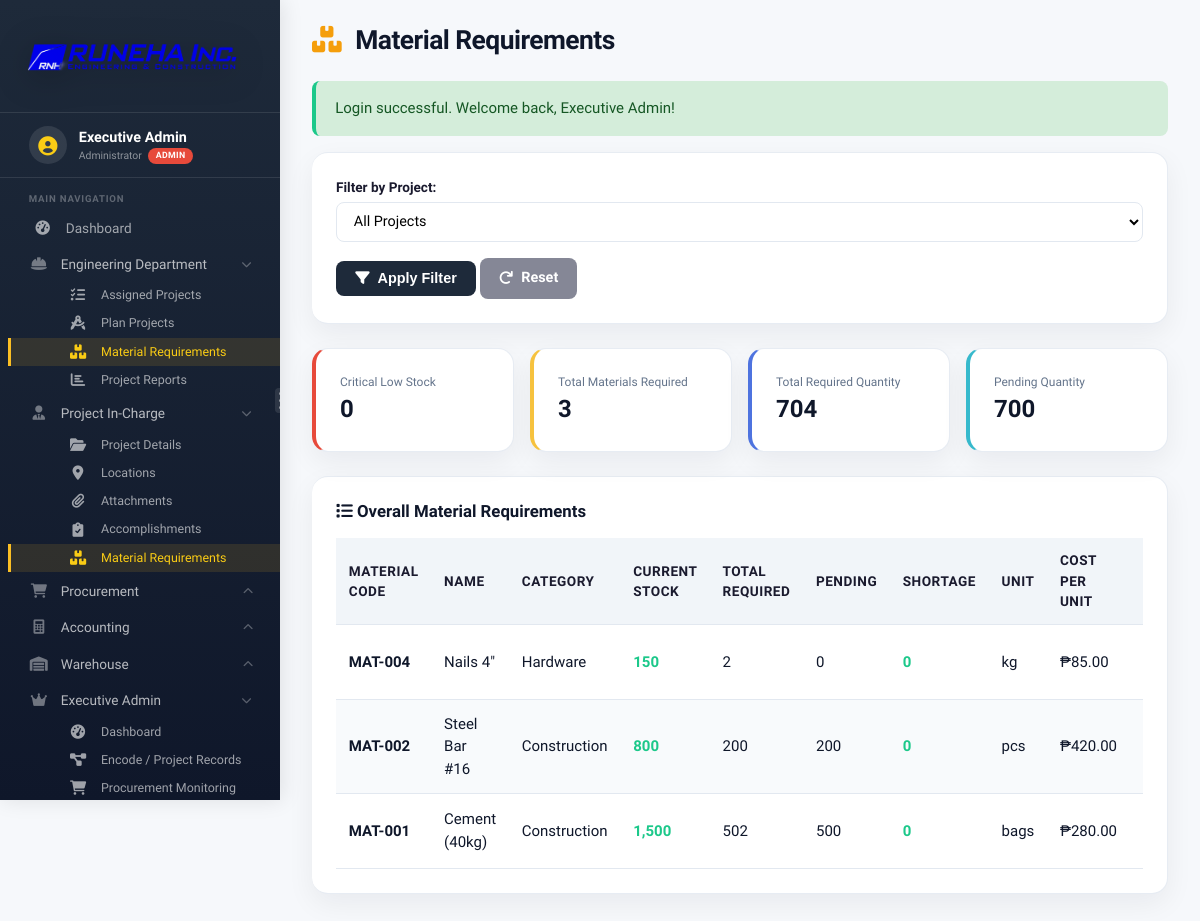
Screenshot of /modules/projects/material_requirements.php (signed in) with the database file from the repository.
### tables this page shows
CREATE TABLE IF NOT EXISTS `materials` (
  `id` BIGINT UNSIGNED NOT NULL AUTO_INCREMENT,
  `material_code` VARCHAR(50) NOT NULL,
  `name` VARCHAR(200) NOT NULL,
  `description` TEXT NULL,
  `category` VARCHAR(100) NULL,
  `unit` VARCHAR(30) NOT NULL DEFAULT 'pcs',
  `cost_per_unit` DECIMAL(15,2) NOT NULL DEFAULT 0.00,
  `min_stock` INT UNSIGNED NOT NULL DEFAULT 0,
  `max_stock` INT UNSIGNED NOT NULL DEFAULT 0,
  `current_stock` INT NOT NULL DEFAULT 0,
  `supplier` VARCHAR(200) NULL,
  `supplier_id` BIGINT UNSIGNED NULL,
  `status` ENUM('active','inactive') NOT NULL DEFAULT 'active',
  `created_by` BIGINT UNSIGNED NULL,
  `created_at` TIMESTAMP NOT NULL DEFAULT CURRENT_TIMESTAMP,
  `updated_at` TIMESTAMP NULL DEFAULT NULL ON UPDATE CURRENT_TIMESTAMP,
  PRIMARY KEY (`id`),
  UNIQUE KEY `uq_materials_code` (`material_code`),
  KEY `idx_materials_supplier` (`supplier_id`),
  KEY `idx_materials_creator` (`created_by`),
  CONSTRAINT `fk_materials_supplier` FOREIGN KEY (`supplier_id`) REFERENCES `suppliers` (`id`) ON DELETE SET NULL ON UPDATE CASCADE,
  CONSTRAINT `fk_materials_creator` FOREIGN KEY (`created_by`) REFERENCES `users` (`id`) ON DELETE SET NULL ON UPDATE CASCADE
);

### modules/projects/material_requirements.php (the view, shortened to what this page needs)
<?php
require_once '../../includes/auth.php';
$page_title = 'Material Requirements';
$material_requirements = [];
$low_stock_materials = [];
try {
    $low_stock_materials = $pdo->query("
        SELECT m.id, m.material_code, m.name, m.unit, m.current_stock, m.min_stock, m.max_stock, m.cost_per_unit,
               s.name as supplier_name, s.phone as supplier_phone, s.email as supplier_email,
               COUNT(DISTINCT pr.id) as pending_pr_count
        FROM materials m
        LEFT JOIN suppliers s ON m.supplier_id = s.id
        LEFT JOIN purchase_request_items pri ON m.id = pri.material_id
        LEFT JOIN purchase_requests pr ON pri.purchase_request_id = pr.id AND pr.status IN ('pending', 'approved', 'confirmed')
        WHERE m.status = 'active' AND m.current_stock <= m.min_stock AND m.min_stock > 0
        GROUP BY m.id, m.material_code, m.name, m.unit, m.current_stock, m.min_stock, m.max_stock, m.cost_per_unit, s.name, s.phone, s.email
        ORDER BY m.current_stock ASC
    ")->fetchAll();
    $material_requirements = $pdo->query("
        SELECT m.id, m.material_code, m.name, m.unit, m.current_stock, m.min_stock, m.max_stock, m.cost_per_unit,
               m.category,
               s.name as supplier_name,
               COUNT(DISTINCT pr.project_id) as project_count,
               COALESCE(SUM(pri.quantity), 0) as total_required,
               COALESCE(SUM(CASE WHEN pr.status IN ('pending', 'approved', 'confirmed') THEN pri.quantity ELSE 0 END), 0) as pending_quantity
        FROM materials m
        LEFT JOIN suppliers s ON m.supplier_id = s.id
        LEFT JOIN purchase_request_items pri ON m.id = pri.material_id
        LEFT JOIN purchase_requests pr ON pri.purchase_request_id = pr.id
        WHERE m.status = 'active'
        GROUP BY m.id, m.material_code, m.name, m.unit, m.current_stock, m.min_stock, m.max_stock, m.cost_per_unit, m.category, s.name
        HAVING COALESCE(SUM(pri.quantity), 0) > 0 OR m.current_stock <= m.min_stock
        ORDER BY (COALESCE(SUM(pri.quantity), 0) - m.current_stock) DESC
        LIMIT 20
    ")->fetchAll();
} catch (PDOException $e) {
    $error = userDatabaseError($e);
    $material_requirements = [];
    $project_materials = [];
    $low_stock_materials = [];
}
include '../../includes/header.php';
?>
<div class="page-header">
    <h1><i class="fas fa-boxes"></i> <?php echo $page_title; ?></h1>
</div>
<?php if (isset($_SESSION['success'])): ?>
    <div class="alert alert-success"><?php echo htmlspecialchars($_SESSION['success']); unset($_SESSION['success']); ?></div>
<?php endif; ?>
<div class="card">
    <form method="GET" class="report-filters">
        <div class="form-group">
            <label>Filter by Project:</label>
            <select name="project_id">
                <option value="">All Projects</option>
            </select>
        </div>
        <button type="submit" class="btn btn-primary"><i class="fas fa-filter"></i> Apply Filter</button>
        <a href="material_requirements.php" class="btn btn-secondary"><i class="fas fa-redo"></i> Reset</a>
    </form>
</div>
<div class="material-req-stats">
    <div class="card" style="border-left-color:#e74a3b;margin:0;">
        <div style="font-size:0.75rem;color:#64748b;">Critical Low Stock</div>
        <div style="font-size:1.5rem;font-weight:700;"><?php echo count($low_stock_materials); ?></div>
    </div>
    <div class="card" style="border-left-color:#f6c23e;margin:0;">
        <div style="font-size:0.75rem;color:#64748b;">Total Materials Required</div>
        <div style="font-size:1.5rem;font-weight:700;"><?php echo count($material_requirements); ?></div>
    </div>
    <div class="card" style="border-left-color:#4e73df;margin:0;">
        <div style="font-size:0.75rem;color:#64748b;">Total Required Quantity</div>
        <div style="font-size:1.5rem;font-weight:700;"><?php echo number_format(array_sum(array_column($material_requirements, 'total_required'))); ?></div>
    </div>
    <div class="card" style="border-left-color:#36b9cc;margin:0;">
        <div style="font-size:0.75rem;color:#64748b;">Pending Quantity</div>
        <div style="font-size:1.5rem;font-weight:700;"><?php echo number_format(array_sum(array_column($material_requirements, 'pending_quantity'))); ?></div>
    </div>
</div>
<div class="card">
    <h3 class="section-title"><i class="fas fa-list"></i> Overall Material Requirements</h3>
    <?php if (empty($material_requirements)): ?>
        <div class="empty-state">
            <i class="fas fa-boxes"></i>
            <p>No material requirements found.</p>
        </div>
    <?php else: ?>
        <div class="table-responsive">
            <table class="table">
                <thead>
                    <tr>
                        <th>Material Code</th>
                        <th>Name</th>
                        <th>Category</th>
                        <th>Current Stock</th>
                        <th>Total Required</th>
                        <th>Pending</th>
                        <th>Shortage</th>
                        <th>Unit</th>
                        <th>Cost per Unit</th>
                        <th>Supplier</th>
                    </tr>
                </thead>
                <tbody>
                    <?php foreach ($material_requirements as $material): ?>
                    <tr>
                        <td><strong><?php echo htmlspecialchars($material['material_code']); ?></strong></td>
                        <td><?php echo htmlspecialchars($material['name']); ?></td>
                        <td><?php echo htmlspecialchars($material['category'] ?? 'N/A'); ?></td>
                        <td class="<?php echo $material['current_stock'] <= 0 ? 'stock-critical' : ($material['current_stock'] <= $material['min_stock'] ? 'stock-warning' : 'stock-ok'); ?>"><?php echo number_format($material['current_stock']); ?></td>
                        <td><?php echo number_format($material['total_required']); ?></td>
                        <td><?php echo number_format($material['pending_quantity']); ?></td>
                        <td class="<?php echo ($material['total_required'] - $material['current_stock']) > 0 ? 'stock-warning' : 'stock-ok'; ?>"><?php echo number_format(max(0, $material['total_required'] - $material['current_stock'])); ?></td>
                        <td><?php echo htmlspecialchars($material['unit']); ?></td>
                        <td>₱<?php echo number_format($material['cost_per_unit'], 2); ?></td>
                        <td><?php echo htmlspecialchars($material['supplier_name'] ?? 'N/A'); ?></td>
                    </tr>
                    <?php endforeach; ?>
                </tbody>
            </table>
        </div>
    <?php endif; ?>
</div>
<?php include '../../includes/footer.php'; ?>

### assets/css/style.css (style rules this page uses)
:root { --navy: #1e2a3a; --navy-dark: #0f172a; --amber: #f59e0b; --off-white: #f8fafc; --border: #e2e8f0; --muted: #64748b; --shadow: 0 4px 12px rgba(15, 23, 42, 0.06); --radius: 16px; --text-title: 1.65rem; --text-card: 1.05rem; --text-stat: 1.85rem; --text-label: 0.8rem; }
* { margin: 0; padding: 0; box-sizing: border-box; }
body { font-family: 'Segoe UI', Tahoma, Geneva, Verdana, sans-serif; background: var(--off-white); color: var(--navy-dark); min-height: 100vh; font-size: 15px; line-height: 1.5; }
h1, h2, h3 { color: var(--navy-dark); font-weight: 700; line-height: 1.25; }
h1 { font-size: var(--text-title); letter-spacing: -0.03em; }
h3, .card-title { font-size: var(--text-card); font-weight: 700; }
.btn { display: inline-flex; align-items: center; gap: 0.5rem; padding: 0.6rem 1.2rem; border: none; border-radius: 8px; font-size: 0.9rem; font-weight: 600; cursor: pointer; text-decoration: none; transition: all 0.2s ease; }
.btn-primary { background: var(--navy); color: white; }
.btn-secondary { background: #858796; color: white; }
.card { background: #ffffff; border-radius: 16px; padding: 1.5rem; box-shadow: var(--shadow); margin-bottom: 1.5rem; }
.form-group { display: flex; flex-direction: column; gap: 0.3rem; margin-bottom: 1rem; }
.form-group label { font-weight: 600; color: #1a1a2e; font-size: 0.85rem; }
.form-group input, .form-group select, .form-group textarea { padding: 0.6rem 0.8rem; border: 1px solid #e2e8f0; border-radius: 8px; font-size: 0.9rem; font-family: inherit; transition: all 0.2s ease; background: white; }
.section-title { margin-bottom: 1rem; }
.table-responsive { overflow-x: auto; }
.table { width: 100%; border-collapse: collapse; }
.table th, .table td { padding: 0.8rem; text-align: left; border-bottom: 1px solid var(--border); }
.table tbody tr:nth-child(even) { background: #f8fafc; }
.table th { background: #f1f5f9; font-weight: 600; color: #1a1a2e; font-size: 0.85rem; text-transform: uppercase; letter-spacing: 0.5px; }
.alert { padding: 1rem 1.2rem; border-radius: 8px; margin-bottom: 1rem; border-left: 4px solid transparent; }
.alert-success { background: #d4edda; color: #155724; border-left-color: #1cc88a; }
.page-header { display: flex; justify-content: space-between; align-items: center; margin-bottom: 1.5rem; flex-wrap: wrap; gap: 1rem; }
.page-header h1 { font-size: 1.65rem; color: var(--navy-dark); margin: 0; letter-spacing: -0.02em; }
.page-header h1 i { color: #f59e0b; margin-right: 0.5rem; }
:root { --off-white: #f6f8fb; --shadow: 0 10px 28px rgba(15, 23, 42, 0.06); --shadow-hover: 0 16px 34px rgba(15, 23, 42, 0.1); --success: #16a085; --danger: #e76f51; --info: #4f8cc9; }
body { font-family: 'Plus Jakarta Sans', 'Segoe UI', Tahoma, sans-serif; background: var(--off-white); }
.card, .stat-card, .quick-action { border: 1px solid rgba(226, 232, 240, 0.8); border-left: 0; border-radius: 16px; box-shadow: var(--shadow); }

### modules/projects/material_requirements.php (style rules this page uses)
.material-req-stats { display: grid; grid-template-columns: repeat(auto-fit, minmax(200px, 1fr)); gap: 1rem; margin-bottom: 1.5rem; }
.material-req-stats .card { border-left: 4px solid #4e73df; }
.stock-ok { color: #1cc88a; font-weight: 700; }

### rows the page displays
materials: material_code "MAT-004", name "Nails 4\"", category "Hardware", current_stock "150", total_required "2", pending_quantity "0", current_stock "0", unit "kg", cost_per_unit "85.00"
materials: material_code "MAT-002", name "Steel Bar #16", category "Construction", current_stock "800", total_required "200", pending_quantity "200", current_stock "0", unit "pcs", cost_per_unit "420.00"
materials: material_code "MAT-001", name "Cement (40kg)", category "Construction", current_stock "1,500", total_required "502", pending_quantity "500", current_stock "0", unit "bags", cost_per_unit "280.00"

### other values shown
$_SESSION['full_name'] "Executive Admin"
getDepartmentName($department) "Administrator"
$page_title "Material Requirements"
$_SESSION['success'] "Login successful. Welcome back, Executive Admin!"
count($low_stock_materials) "0"
count($material_requirements) "3"
array_sum(array_column($material_requirements, 'total_required')) "704"
array_sum(array_column($material_requirements, 'pending_quantity')) "700"
